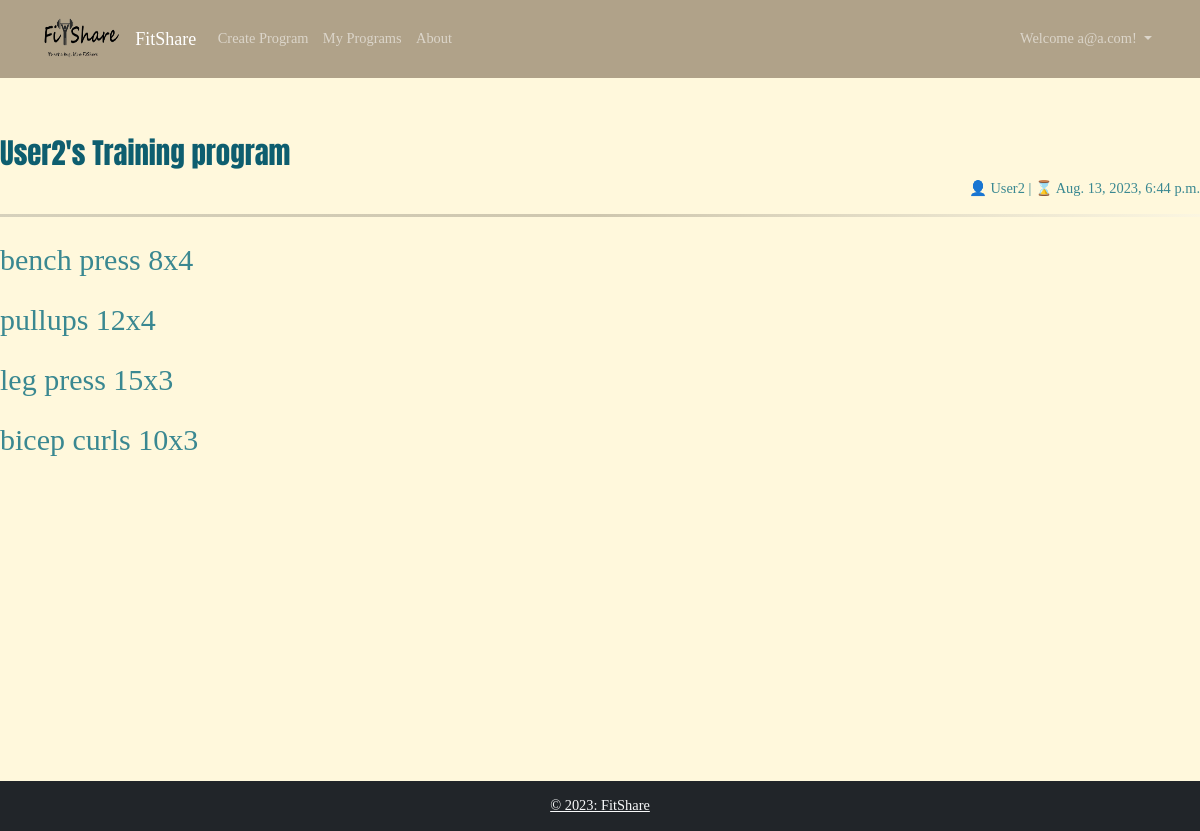
The page /show_program/10 (signed in) on the database its author committed.
### fitShareApp/models.py (models this page shows, shortened)
class Training_Program(models.Model):
    user_id = models.ForeignKey(User, on_delete=models.CASCADE)
    excercises = models.ManyToManyField(Exercise)
    date = models.DateTimeField(default=timezone.now)
    def __str__(self):
        return f"{self.user_id.name}'s Training program"

class User(models.Model):
    user1 = models.OneToOneField(Custom_user, on_delete=models.CASCADE, null=True)
    name = models.CharField(max_length=100)
    password = models.CharField(max_length=70)
    gender = models.CharField(max_length=20)
    weight = models.CharField(max_length=100)
    height = models.CharField(max_length=100)
    email = models.EmailField(max_length=150, unique=True)

class Exercise(models.Model):
    name = models.CharField(max_length = 150, unique=False)
    sets = models.IntegerField()
    reps = models.IntegerField()
    def __str__(self):
        return f"{self.name} {self.reps}x{self.sets}"

### fitShareApp/views.py (the view)
# urls.py: path('show_program/<str:program_pk>', views.show_program, name="show_program"),
def show_program(request, program_pk):
    try:
        program = Training_Program.objects.get(pk=program_pk)
    except ObjectDoesNotExist:
        raise Http404()
    return render(request, 'show_training_program.html', {'program': program})

### fitShareApp/templates/show_training_program.html
{% extends "base.html" %}
{% load static %}
{% block content %}
<head>
    <link rel="stylesheet" type="text/css" href="{% static 'css/show_training_program.css' %}">
</head>
<main>
    <program>
        <header>
            <h2>{{program}}</h2>
            <div class="footer">
                <p class="nickname"> &#128100; {{program.user_id.name}} | &#8987; {{program.date}} </p>
            </div>
            <hr>
            <div class="exercises">
                {% for exercise in program.excercises.all %}
                    <p class="exercise">{{ exercise }}</p>
                {% endfor %}
            </div>
        </header>
    </program>
</main>
{% endblock %}

### fitShareApp/templates/base.html (shortened to what this page needs)
{% load static %}
<!doctype html>
<html lang="en">
<head>
  <link href="https://cdn.jsdelivr.net/npm/bootstrap@5.2.0/dist/css/bootstrap.min.css" rel="stylesheet"
>
  <link rel="stylesheet" type="text/css" href="{% static 'css/base.css' %}">
</head>
<body>
  <div class="container-fluids">
    <nav class=" navbar navbar-expand-md sticky-top navbar-dark">
      <div class="container">
        <a class="navbar-brand"><span class="text-primary"><img src="{% static 'images/FitShare_logo.png' %} "
              width="80" height="55" alt="logo"></span></a>
        <a class="navbar-brand" href="/">FitShare</a>
        <div class="collapse navbar-collapse" id="navbarNav">
          {% if request.user.is_authenticated %}
          <ul class="navbar-nav">
            <li class="nav-item">
              <a class="nav-link" href="/add_training_program">Create Program</a>
            </li>
            <li class="nav-item">
              <a class="nav-link" href="/my_training_programs/''">My Programs</a>
            </li>
          </ul >
			    {% endif %}
          <ul class="navbar-nav">
            <li class="nav-item">
              <a class="nav-link" href="/about">About</a>
            </li>
          </ul>
        </div>
          <ul class="navbar-nav ml-auto">
            {% if request.user.is_authenticated %}
              <li class="nav-item dropdown">
                <a class="nav-link dropdown-toggle" href="#" id="accountDisplay" role="button"
                             data-bs-toggle="dropdown" aria-expanded="false">
                  Welcome {{ request.user.get_username }}!
                </a>
            </li>
          {% endif %}
          </ul>
    </nav>
    <main>
      <br /><br />
      <div class="container-fluid mt-3 ps-0 pe-0 h-100 d-inline-block">
        {% block content %}{% endblock %}
      </div>
    </main>
    <footer class="bg-dark text-center text-lg-start mt-3">
      <div class="text-center p-3">
        <a class="text-light">© 2023: FitShare </a>
      </div>
    </footer>
</body>
</html>

### fitShareApp/static/css/base.css (style rules this page uses)
html { font-size: 90%; box-sizing: border-box; }
body { background: #FFF8DC; font-family: "Zilla Slab", serif; }
main { min-height: 78.8vh; }
h2 { font-family: "Anton", sans-serif; color: #0e5e6f; }
p { color: #3a8891; }
.navbar { background-color:#b0a289; }

### fitShareApp/static/css/show_training_program.css (style rules this page uses)
program { max-width: 70%; margin: 0 auto; }
header { min-height: 40vh; }
.footer { display: flex; justify-content: flex-end; align-items: flex-end; gap: 1rem; }
.footer > * { margin: 0px 0px 0px; }
hr { border: 0; height: 3px; background-image: -webkit-linear-gradient(left, #5b5b5b, #3c3326, #f0f0f0); background-image: -moz-linear-gradient(left, #5b5b5b, #3c3326, #f0f0f0); background-image: -ms-linear-gradient(left, #5b5b5b, #3c3326, #f0f0f0); background-image: -o-linear-gradient(left, #5b5b5b, #3c3326, #f0f0f0); }
.nickname { justify-self: flex-start; }
.exercises { margin-top: 20px; }
.exercise { font-size: 30px; margin: 15px 0; }

### rows shown on the page
Training_Program: user_id.name "User2's Training program", user_id.name "User2", date "Aug. 13, 2023, 6:44 p.m."
Exercise: name+reps+sets "bench press 8x4"
Exercise: name+reps+sets "pullups 12x4"
Exercise: name+reps+sets "leg press 15x3"
Exercise: name+reps+sets "bicep curls 10x3"

### other values the page prints
{{ request.user.get_username }} "a@a.com"
